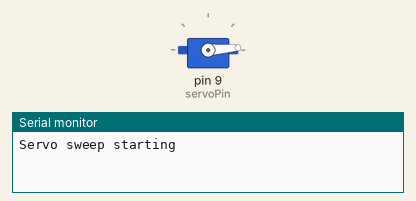
This sketch was run on a simulated Arduino Uno, built with avr-gcc and run on an emulated ATmega328P. Parts: servo, the last lines printed to the serial monitor. Wiring (inferred from the names in the program): servo: signal pin 9. Servo pulses on a pin are drawn as a servo (544–2400 µs = 0–180°).

Above: at 0.05 s.
At 0.5 s:
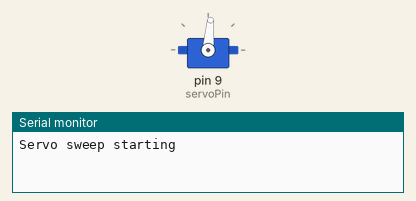
At 1.0 s:
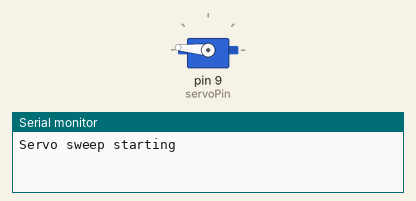
At 1.95 s:
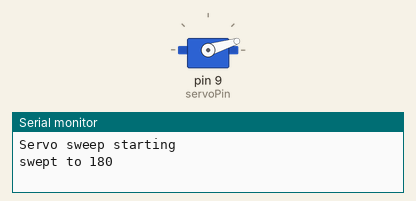
Timing chart, 0 to 4.7 s (numbered marks = the images above):
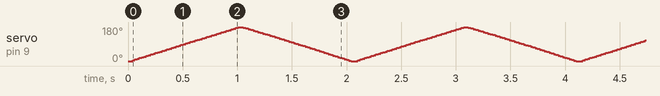

The sketch:

servo.ino
```cpp
// Servo sweep — drives a hobby servo on pin 9 back and forth.
//
// The 50 Hz control pulses are generated by hand (digitalWrite +
// delayMicroseconds) instead of the Servo library, so the sketch has no
// dependencies: each 20 ms frame starts with a 0.5–2.4 ms HIGH pulse whose
// width sets the horn's angle.

const int servoPin = 9;

void setup() {
  pinMode(servoPin, OUTPUT);
  Serial.begin(9600);
  Serial.println("Servo sweep starting");
}

// One 20 ms servo frame with a HIGH pulse of the given width.
void pulse(int widthMicroseconds) {
  digitalWrite(servoPin, HIGH);
  delayMicroseconds(widthMicroseconds);
  digitalWrite(servoPin, LOW);
  delay(20);
}

void loop() {
  // 0° -> 180°
  for (int us = 500; us <= 2400; us += 40) {
    pulse(us);
  }
  Serial.println("swept to 180");

  // 180° -> 0°
  for (int us = 2400; us >= 500; us -= 40) {
    pulse(us);
  }
  Serial.println("swept back to 0");
}
```
